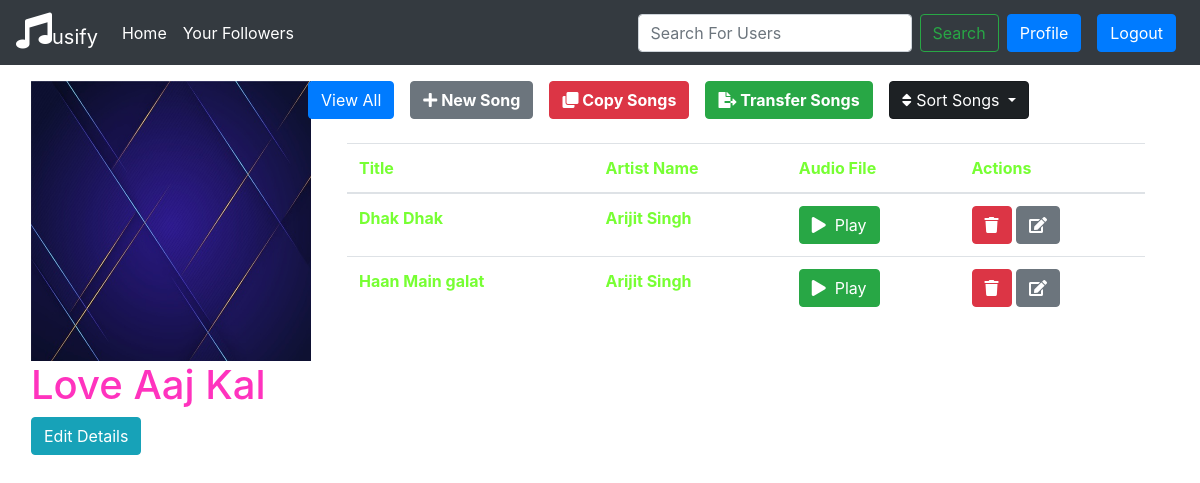
The app's page /sortbydate/5 (signed in) with its own data.
### playlist/models.py (models this page shows, shortened)
class Playlist(models.Model):
    pid = models.AutoField(primary_key = True)
    user = models.ForeignKey(User, on_delete = models.CASCADE)
    title = models.CharField(max_length = 1000)
    songs = models.ManyToManyField(Song)
    status = models.IntegerField(choices=CHOICES, default=0)
    logo = models.FileField()
    date_created = models.DateTimeField(default = timezone.now())
    objects = models.Manager()

class Song(models.Model):
    sid = models.AutoField(primary_key=True)
    title = models.CharField(max_length=1000)
    artist = models.CharField(max_length=1000)
    mp3 = models.FileField('Track File',upload_to="track/")
    status = models.IntegerField(choices=CHOICES, default=0)
    date_added = models.DateTimeField(default=timezone.now(), blank=True, null=True)
    objects = models.Manager()

### playlist/views.py (the view)
# urls.py: path("sortbydate/<int:pid>", sortbydate, name="sortbydate"),
@login_required
def sortbydate(request, pid):
    songs = Playlist.objects.get(pid = pid).songs.all()
    songs = songs.order_by("-date_added")
    album = Playlist.objects.get(pid = pid)
    return render(request, "playlist/editplaylist.html", {"songs":songs, "album":album})

### playlist/templates/playlist/editplaylist.html (shortened to what this page needs)
{% extends 'login/basic.html' %}
{% block title%}editplaylist{{album.pid}}{% endblock %} {% block body %}
<div class="fluid-container" >
            <div class="row mt-3 mx-3">
                <div class="col-md-3">
                    <div class="panel panel-default">
                        <div class="panel-body">
                            <img src="{{ album.logo.url }}" alt="" width="280" height="280"/>
                            <h1 style="color:#ff33be">{{ album.title }}</h1>
                            <a class="btn btn-info" href="/updateplaylist/{{album.pid}}">Edit Details</a>
                        </div>
                    </div>
                </div>
                    <div class="col-sm-8 col-md-9 ">
                        <div class="row">
                            <a class="btn btn-primary"href="/home">View All</a></li>
                                <a href="/addsong/{{album.pid}}" class="btn btn-secondary mx-3"style="font-weight: bold">
                                    <span class="fa fa-plus"></span>
                                    New Song
                                </a>
                                <a href="/copysong/{{album.pid}}" class="btn btn-danger"style="font-weight: bold">
                                    <span class="fa fa-clone"></span>
                                    Copy Songs
                                </a>
                                <a href="/transfersong/{{album.pid}}" class="btn btn-success mx-3"style="font-weight: bold">
                                    <span class="fas fa-file-export"></span>
                                    Transfer Songs
                                </a>
                                <div class="dropdown show">
                                <a class="btn btn-dark dropdown-toggle" href="#" role="button" id="dropdownMenuLink" data-toggle="dropdown" aria-haspopup="true" aria-expanded="false">
                                    <span class="fas fa-sort"></span>
                                    Sort Songs
                                </a>
                                </div>
                                </div>
                        {% if songs%}
                        <div class="panel panel-default mx-4 my-4">
                            <div class="panel-body" >
                                <table class="table" style="color:#77ff33" >
                                    <thead>
                                        <tr>
                                            <th>Title</th>
                                            <th>Artist Name</th>
                                            <th>Audio File</th>
                                            <th>Actions</th>
                                        </tr>
                                    </thead>
                                    <tbody>
                                        {% for song in songs%}
                                            <tr>
                                                <td><strong>{{ song.title }}</strong></td>
                                                <td><strong>{{ song.artist }}</strong></td>
                                            <td>
                                             <a target="_blank" href="{{ song.mp3.url }}">
                                                <button type="button" class="btn btn-success btn-xs">
                                                    <span class="fa fa-play"></span>&nbsp; Play
                                                </button>
                                             </a>
                                            </td>
                                            <td>
                                            <a class="btn btn-danger" href="/deletesong/{{album.pid}}/{{song.sid}}">
                                            <span class="fa fa-trash"></span>
                                        </a>
									<a class="btn btn-secondary" href="/updatesong/{{album.pid}}/{{song.sid}}">
                                            <span class="fas fa-edit"></span>
                                        </a>
                                            </td>
                                        {% endfor %}
                                    </tbody>
                                </table>
                            </div>
                        </div>
                    </div>
            </div>
            {% endif %}
        </div>
{% endblock %}

### login/templates/login/basic.html (style rules this page uses)
body, html { height: 100%; }
.bg { background-image: url("http://appinformers.com/wp-content/uploads/2017/03/musicaa.jpg"); height: 100%; background-position: center; background-repeat: repeat; background-size: cover; }

### records on screen
Playlist: logo (picture), title "Love Aaj Kal"
Song: title "Dhak Dhak", artist "Arijit Singh"
Song: title "Haan Main galat", artist "Arijit Singh"
